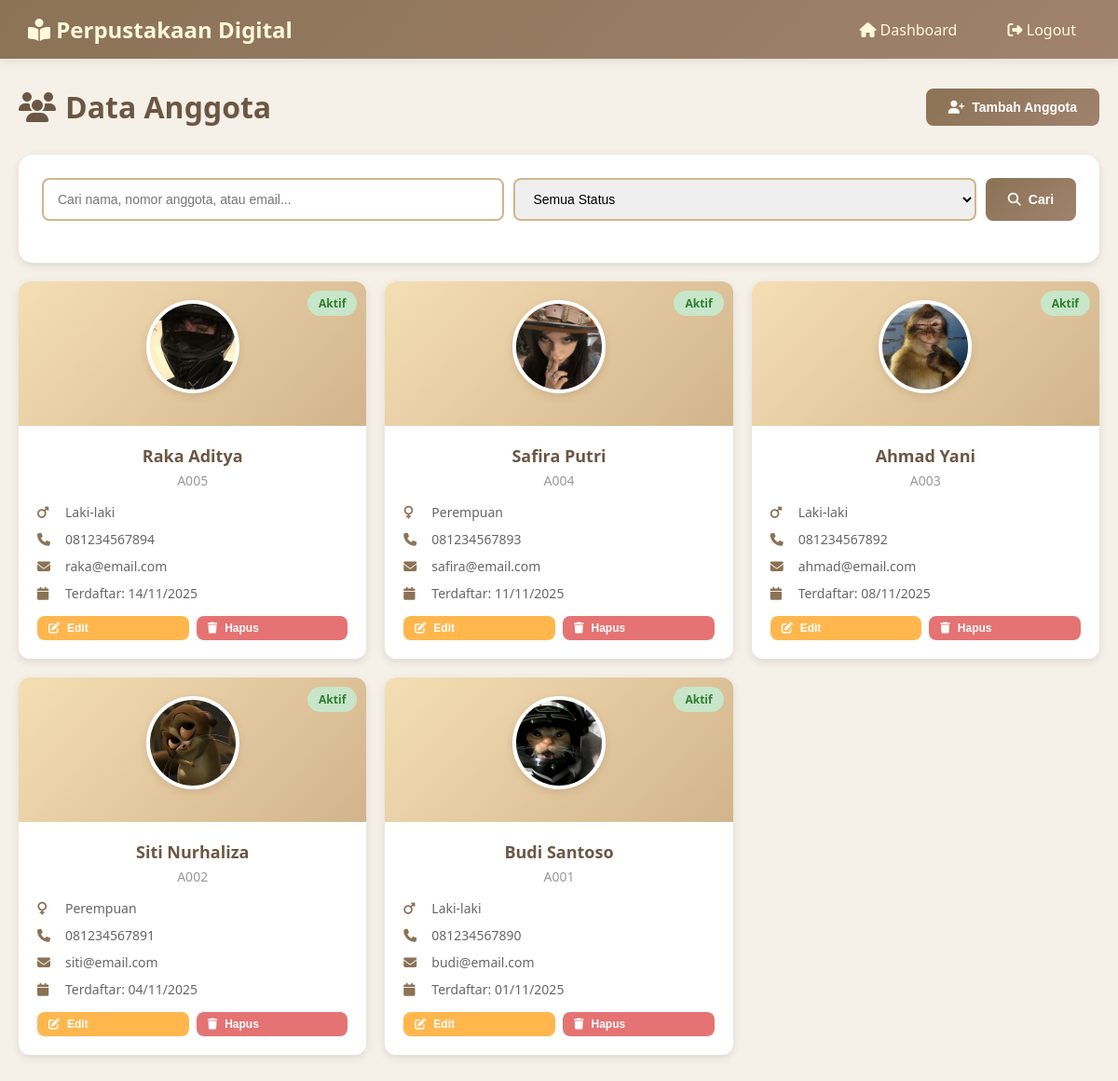
Screenshot of /anggota.php (signed in) with the database file from the repository.
### tables this page shows
CREATE TABLE `anggota` (
  `id_anggota` int(11) NOT NULL,
  `nomor_anggota` varchar(20) NOT NULL,
  `nama_lengkap` varchar(100) NOT NULL,
  `jenis_kelamin` enum('L','P') NOT NULL,
  `alamat` text DEFAULT NULL,
  `no_telepon` varchar(15) DEFAULT NULL,
  `email` varchar(100) DEFAULT NULL,
  `tanggal_daftar` date NOT NULL,
  `foto_anggota` varchar(255) DEFAULT NULL,
  `status` enum('aktif','nonaktif') DEFAULT 'aktif'
);

### anggota.php (the view, shortened to what this page needs)
<?php
require_once 'config.php';
$search = isset($_GET['search']) ? clean_input($_GET['search']) : '';
$query = "SELECT * FROM anggota WHERE 1=1";
$query .= " ORDER BY tanggal_daftar DESC";
$result = mysqli_query($conn, $query);
?>
<!DOCTYPE html>
<html lang="id">
<head>
    <link href="https://cdnjs.cloudflare.com/ajax/libs/font-awesome/6.4.0/css/all.min.css" rel="stylesheet">
</head>
<body>
    <div class="navbar">
        <a href="dashboard.php" class="navbar-brand">
            <i class="fas fa-book-reader"></i> Perpustakaan Digital
        </a>
        <div class="nav-links">
            <a href="dashboard.php"><i class="fas fa-home"></i> Dashboard</a>
            <a href="logout.php"><i class="fas fa-sign-out-alt"></i> Logout</a>
        </div>
    </div>
    <div class="container">
        <div class="page-header">
            <h1><i class="fas fa-users"></i> Data Anggota</h1>
            <button class="btn btn-primary" onclick="openModal('addModal')">
                <i class="fas fa-user-plus"></i> Tambah Anggota
            </button>
        </div>
        <div class="card">
            <form method="GET" class="search-bar">
                <input type="text" name="search" placeholder="Cari nama, nomor anggota, atau email..."
                       value="<?php echo htmlspecialchars($search); ?>">
                <select name="status">
                    <option value="">Semua Status</option>
                </select>
                <button type="submit" class="btn btn-primary">
                    <i class="fas fa-search"></i> Cari
                </button>
            </form>
        </div>
        <div class="member-grid">
            <?php while ($anggota = mysqli_fetch_assoc($result)): ?>
                <div class="member-card" onclick="showDetail(<?php echo $anggota['id_anggota']; ?>)">
                    <div class="member-header">
                        <span class="member-status <?php echo $anggota['status']; ?>">
                            <?php echo ucfirst($anggota['status']); ?>
                        </span>
                        <div class="member-photo">
                            <?php if ($anggota['foto_anggota']): ?>
                                <img src="uploads/anggota/<?php echo $anggota['foto_anggota']; ?>"
                                     alt="<?php echo $anggota['nama_lengkap']; ?>">
                            <?php else: ?>
                                <i class="fas fa-user"></i>
                            <?php endif; ?>
                        </div>
                    </div>
                    <div class="member-body">
                        <h3 class="member-name"><?php echo $anggota['nama_lengkap']; ?></h3>
                        <p class="member-id"><?php echo $anggota['nomor_anggota']; ?></p>
                        <div class="member-info">
                            <div class="info-item">
                                <i class="fas fa-<?php echo $anggota['jenis_kelamin'] === 'L' ? 'mars' : 'venus'; ?>"></i>
                                <span><?php echo $anggota['jenis_kelamin'] === 'L' ? 'Laki-laki' : 'Perempuan'; ?></span>
                            </div>
                            <div class="info-item">
                                <i class="fas fa-phone"></i>
                                <span><?php echo $anggota['no_telepon'] ?: '-'; ?></span>
                            </div>
                            <div class="info-item">
                                <i class="fas fa-envelope"></i>
                                <span><?php echo $anggota['email'] ?: '-'; ?></span>
                            </div>
                            <div class="info-item">
                                <i class="fas fa-calendar"></i>
                                <span>Terdaftar: <?php echo date('d/m/Y', strtotime($anggota['tanggal_daftar'])); ?></span>
                            </div>
                        </div>
                        <div class="member-actions">
                            <button class="btn btn-warning btn-sm" style="flex: 1;"
                                    onclick="event.stopPropagation(); editMember(<?php echo htmlspecialchars(json_encode($anggota)); ?>)">
                                <i class="fas fa-edit"></i> Edit
                            </button>
                            <button class="btn btn-danger btn-sm" style="flex: 1;"
                                    onclick="event.stopPropagation(); deleteMember(<?php echo $anggota['id_anggota']; ?>, '<?php echo addslashes($anggota['nama_lengkap']); ?>')">
                                <i class="fas fa-trash"></i> Hapus
                            </button>
                        </div>
                    </div>
                </div>
            <?php endwhile; ?>
        </div>
    </div>
</body>
</html>

### anggota.php (style rules this page uses)
* { margin: 0; padding: 0; box-sizing: border-box; }
body { font-family: 'Segoe UI', Tahoma, Geneva, Verdana, sans-serif; background: #F5F1E8; color: #4A4A4A; }
.navbar { background: linear-gradient(135deg, #8B7355, #A0826D); padding: 15px 30px; box-shadow: 0 2px 10px rgba(0,0,0,0.1); display: flex; justify-content: space-between; align-items: center; }
.navbar-brand { color: #FFF8DC; font-size: 24px; font-weight: bold; text-decoration: none; }
.nav-links a { color: #FFF8DC; text-decoration: none; margin-left: 20px; padding: 8px 15px; border-radius: 5px; transition: all 0.3s; }
.container { max-width: 1400px; margin: 30px auto; padding: 0 20px; }
.page-header { display: flex; justify-content: space-between; align-items: center; margin-bottom: 30px; }
.page-header h1 { color: #6B5744; display: flex; align-items: center; gap: 10px; }
.btn { padding: 12px 24px; border: none; border-radius: 8px; cursor: pointer; font-size: 14px; font-weight: 600; transition: all 0.3s; text-decoration: none; display: inline-flex; align-items: center; gap: 8px; }
.btn-primary { background: linear-gradient(135deg, #8B7355, #A0826D); color: white; }
.btn-warning { background: #FFB74D; color: white; }
.btn-danger { background: #E57373; color: white; }
.btn-sm { padding: 6px 12px; font-size: 12px; }
.card { background: white; border-radius: 15px; padding: 25px; box-shadow: 0 3px 10px rgba(0,0,0,0.1); margin-bottom: 20px; }
.search-bar { display: flex; gap: 10px; margin-bottom: 20px; flex-wrap: wrap; }
.search-bar input, .search-bar select { padding: 12px 15px; border: 2px solid #D2B48C; border-radius: 8px; font-size: 14px; flex: 1; min-width: 200px; }
.member-grid { display: grid; grid-template-columns: repeat(auto-fill, minmax(320px, 1fr)); gap: 20px; }
.member-card { background: white; border-radius: 12px; overflow: hidden; box-shadow: 0 3px 10px rgba(0,0,0,0.1); transition: all 0.3s; cursor: pointer; }
.member-header { background: linear-gradient(135deg, #F5DEB3, #D2B48C); padding: 20px; text-align: center; position: relative; }
.member-photo { width: 100px; height: 100px; border-radius: 50%; background: white; margin: 0 auto 15px; display: flex; align-items: center; justify-content: center; overflow: hidden; border: 4px solid white; box-shadow: 0 3px 10px rgba(0,0,0,0.1); }
.member-photo img { width: 100%; height: 100%; object-fit: cover; }
.member-status { position: absolute; top: 10px; right: 10px; padding: 5px 12px; border-radius: 20px; font-size: 12px; font-weight: 600; }
.member-status.aktif { background: #C8E6C9; color: #2E7D32; }
.member-body { padding: 20px; }
.member-name { color: #6B5744; font-size: 18px; font-weight: 600; margin-bottom: 5px; text-align: center; }
.member-id { color: #999; font-size: 14px; text-align: center; margin-bottom: 15px; }
.member-info { display: flex; flex-direction: column; gap: 10px; margin-bottom: 15px; }
.info-item { display: flex; align-items: center; gap: 10px; font-size: 14px; color: #666; }
.info-item i { width: 20px; color: #8B7355; }
.member-actions { display: flex; gap: 8px; }

### rows the page displays
anggota: status "Aktif", foto_anggota (picture), nama_lengkap "Raka Aditya", nomor_anggota "A005", jenis_kelamin "Laki-laki", no_telepon "081234567894", email "raka@email.com", tanggal_daftar "14/11/2025"
anggota: status "Aktif", foto_anggota (picture), nama_lengkap "Safira Putri", nomor_anggota "A004", jenis_kelamin "Perempuan", no_telepon "081234567893", email "safira@email.com", tanggal_daftar "11/11/2025"
anggota: status "Aktif", foto_anggota (picture), nama_lengkap "Ahmad Yani", nomor_anggota "A003", jenis_kelamin "Laki-laki", no_telepon "081234567892", email "ahmad@email.com", tanggal_daftar "08/11/2025"
anggota: status "Aktif", foto_anggota (picture), nama_lengkap "Siti Nurhaliza", nomor_anggota "A002", jenis_kelamin "Perempuan", no_telepon "081234567891", email "siti@email.com", tanggal_daftar "04/11/2025"
anggota: status "Aktif", foto_anggota (picture), nama_lengkap "Budi Santoso", nomor_anggota "A001", jenis_kelamin "Laki-laki", no_telepon "081234567890", email "budi@email.com", tanggal_daftar "01/11/2025"
